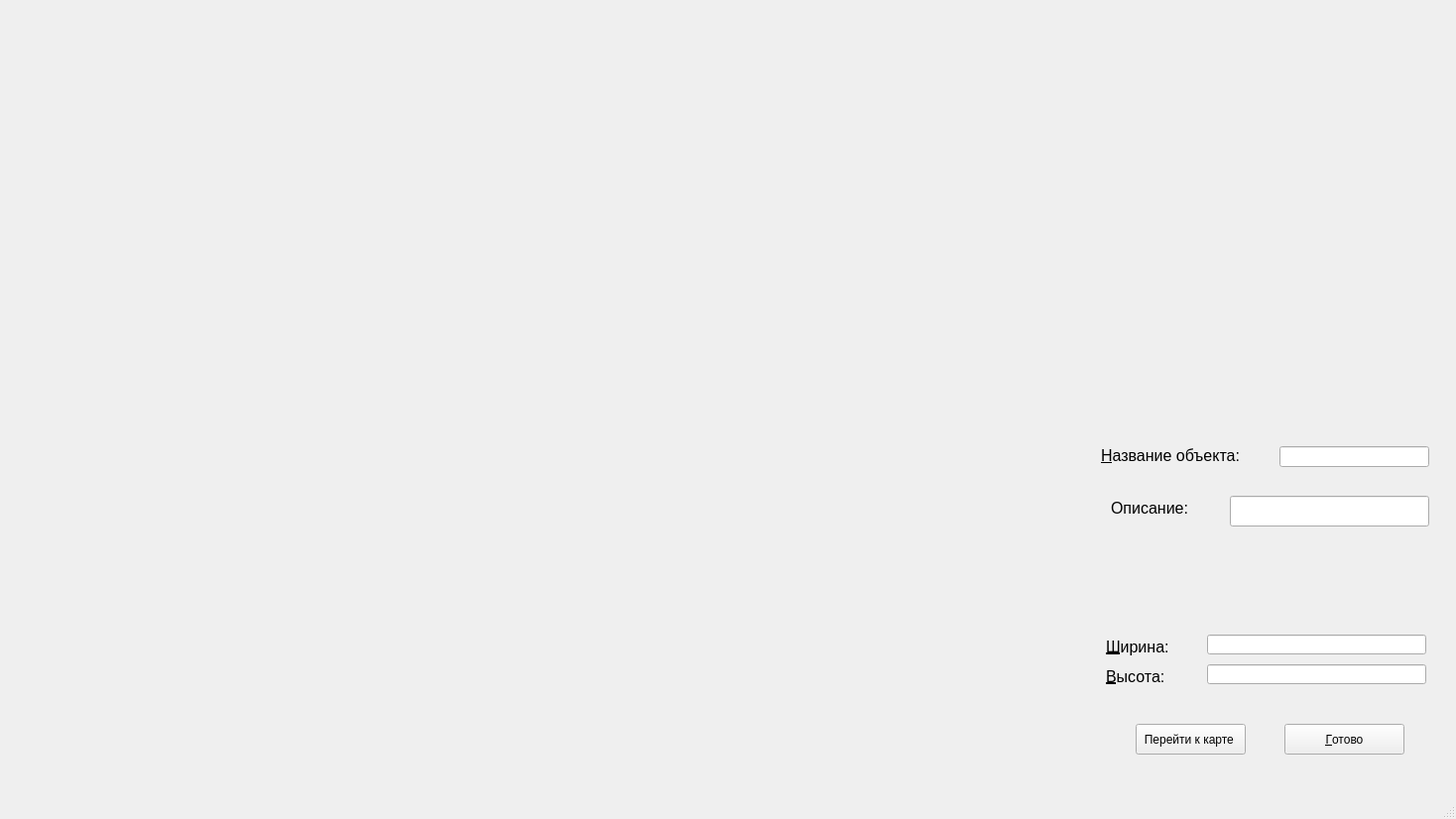
<?xml version="1.0" encoding="UTF-8"?>
<ui version="4.0">
 <class>MainWindow</class>
 <widget class="QMainWindow" name="MainWindow">
  <property name="geometry">
   <rect>
    <x>0</x>
    <y>0</y>
    <width>1468</width>
    <height>826</height>
   </rect>
  </property>
  <property name="windowTitle">
   <string>MainWindow</string>
  </property>
  <widget class="QWidget" name="centralwidget">
   <widget class="QPushButton" name="pushButton">
    <property name="geometry">
     <rect>
      <x>1145</x>
      <y>730</y>
      <width>111</width>
      <height>31</height>
     </rect>
    </property>
    <property name="text">
     <string>Перейти к карте </string>
    </property>
   </widget>
   <widget class="QLabel" name="label">
    <property name="geometry">
     <rect>
      <x>1110</x>
      <y>450</y>
      <width>181</width>
      <height>19</height>
     </rect>
    </property>
    <property name="font">
     <font>
      <pointsize>12</pointsize>
     </font>
    </property>
    <property name="text">
     <string>&amp;Название объекта:</string>
    </property>
    <property name="buddy">
     <cstring>lineEdit_3</cstring>
    </property>
   </widget>
   <widget class="QLabel" name="label_2">
    <property name="geometry">
     <rect>
      <x>1115</x>
      <y>640</y>
      <width>81</width>
      <height>24</height>
     </rect>
    </property>
    <property name="font">
     <font>
      <pointsize>12</pointsize>
     </font>
    </property>
    <property name="text">
     <string>&amp;Ширина:</string>
    </property>
    <property name="buddy">
     <cstring>lineEdit</cstring>
    </property>
   </widget>
   <widget class="QLineEdit" name="lineEdit">
    <property name="geometry">
     <rect>
      <x>1217</x>
      <y>640</y>
      <width>221</width>
      <height>20</height>
     </rect>
    </property>
    <property name="font">
     <font>
      <pointsize>8</pointsize>
     </font>
    </property>
   </widget>
   <widget class="QLineEdit" name="lineEdit_2">
    <property name="geometry">
     <rect>
      <x>1217</x>
      <y>670</y>
      <width>221</width>
      <height>20</height>
     </rect>
    </property>
    <property name="font">
     <font>
      <pointsize>8</pointsize>
     </font>
    </property>
   </widget>
   <widget class="QLabel" name="label_3">
    <property name="geometry">
     <rect>
      <x>1115</x>
      <y>670</y>
      <width>73</width>
      <height>24</height>
     </rect>
    </property>
    <property name="font">
     <font>
      <pointsize>12</pointsize>
     </font>
    </property>
    <property name="text">
     <string>&amp;Высота:</string>
    </property>
    <property name="buddy">
     <cstring>lineEdit_2</cstring>
    </property>
   </widget>
   <widget class="QLineEdit" name="lineEdit_3">
    <property name="geometry">
     <rect>
      <x>1290</x>
      <y>450</y>
      <width>151</width>
      <height>21</height>
     </rect>
    </property>
   </widget>
   <widget class="QPushButton" name="pushButton_2">
    <property name="geometry">
     <rect>
      <x>1295</x>
      <y>730</y>
      <width>121</width>
      <height>31</height>
     </rect>
    </property>
    <property name="text">
     <string>&amp;Готово</string>
    </property>
   </widget>
   <widget class="QLabel" name="label_4">
    <property name="geometry">
     <rect>
      <x>10</x>
      <y>10</y>
      <width>1091</width>
      <height>711</height>
     </rect>
    </property>
    <property name="text">
     <string/>
    </property>
    <property name="pixmap">
     <pixmap>../../Downloads/2025-04-04_21-53-02.png</pixmap>
    </property>
    <property name="scaledContents">
     <bool>true</bool>
    </property>
   </widget>
   <widget class="QLabel" name="label_5">
    <property name="geometry">
     <rect>
      <x>1120</x>
      <y>500</y>
      <width>96</width>
      <height>24</height>
     </rect>
    </property>
    <property name="font">
     <font>
      <pointsize>12</pointsize>
     </font>
    </property>
    <property name="text">
     <string>Описание:</string>
    </property>
    <property name="buddy">
     <cstring>lineEdit_3</cstring>
    </property>
   </widget>
   <widget class="QLineEdit" name="lineEdit_4">
    <property name="geometry">
     <rect>
      <x>1240</x>
      <y>500</y>
      <width>201</width>
      <height>31</height>
     </rect>
    </property>
    <property name="text">
     <string/>
    </property>
   </widget>
  </widget>
  <widget class="QMenuBar" name="menubar">
   <property name="geometry">
    <rect>
     <x>0</x>
     <y>0</y>
     <width>1468</width>
     <height>26</height>
    </rect>
   </property>
  </widget>
  <widget class="QStatusBar" name="statusbar"/>
 </widget>
 <resources/>
 <connections/>
</ui>
